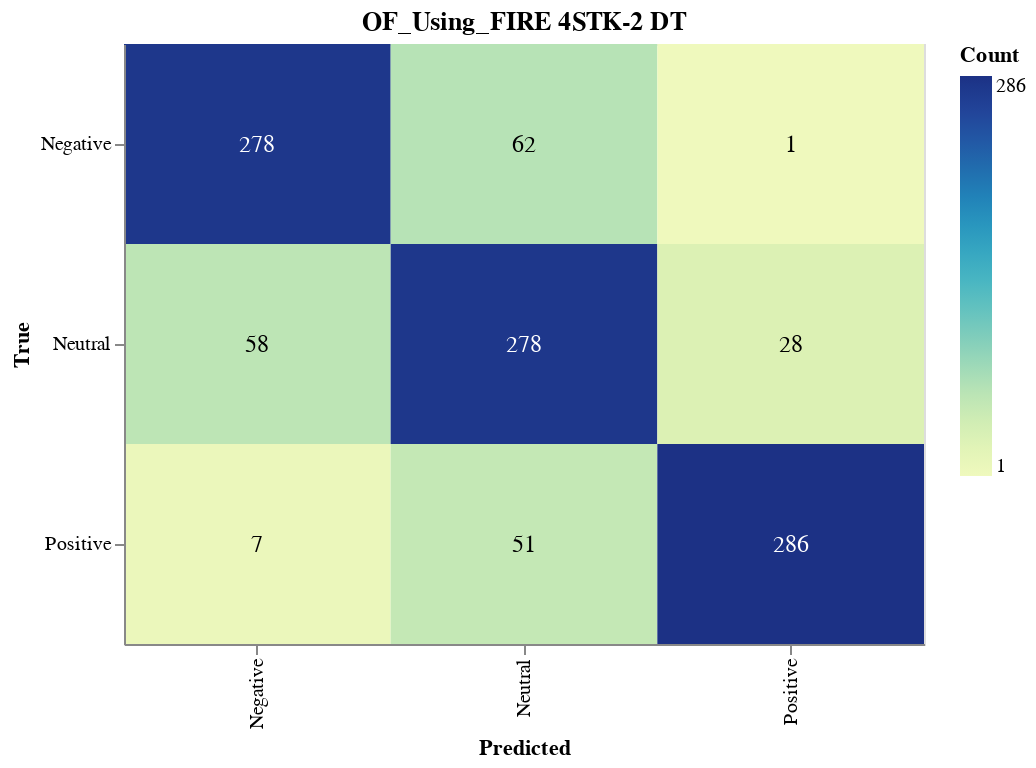

Write notebook code for a chart like this one.
### Markdown cell above
#### Save CM

### Code cell
import altair as alt
import altair_saver
import pandas as pd
from sklearn.metrics import confusion_matrix

# Calculate the confusion matrix
cm = confusion_matrix(y_val, dt_validation_predictions)

# Define class names
class_names = ['Negative', 'Neutral', 'Positive']

# Convert confusion matrix to DataFrame
cm_df = pd.DataFrame(cm, index=class_names, columns=class_names).reset_index().melt(id_vars='index')
cm_df.columns = ['True', 'Predicted', 'Count']

# Ensure the order of categories
cm_df['True'] = pd.Categorical(cm_df['True'], categories=class_names, ordered=True)
cm_df['Predicted'] = pd.Categorical(cm_df['Predicted'], categories=class_names, ordered=True)

# Create the Altair plot
heatmap = alt.Chart(cm_df).mark_rect().encode(
    x=alt.X('Predicted:O', sort=class_names),
    y=alt.Y('True:O', sort=class_names),
    color='Count:Q',
    tooltip=['True', 'Predicted', 'Count']
).properties(
    width=400,
    height=300,
    title='OF_Using_FIRE 4STK-2 DT'
)

# Add text labels
text = heatmap.mark_text(
    align='center',
    baseline='middle',
    fontSize=12
).encode(
    text='Count:Q',
    color=alt.condition(
        alt.datum.Count > cm.max() / 2,
        alt.value('white'),
        alt.value('black')
    )
)

# Combine heatmap and text
final_chart = heatmap + text

# Display the plot
final_chart.show()

### Figure 1 — Vega-Lite specification as saved in the notebook (floating-point values rounded to 4 significant figures)
{"config": {"view": {"continuousWidth": 300, "continuousHeight": 300}}, "layer": [{"mark": {"type": "rect"}, "encoding": {"color": {"field": "Count", "type": "quantitative"}, "tooltip": [{"field": "True", "type": "ordinal"}, {"field": "Predicted", "type": "ordinal"}, {"field": "Count", "type": "quantitative"}], "x": {"field": "Predicted", "sort": ["Negative", "Neutral", "Positive"], "type": "ordinal"}, "y": {"field": "True", "sort": ["Negative", "Neutral", "Positive"], "type": "ordinal"}}, "title": "OF_Using_FIRE 4STK-2 DT"}, {"mark": {"type": "text", "align": "center", "baseline": "middle", "fontSize": 12}, "encoding": {"color": {"condition": {"test": "(datum.Count > 143.0)", "value": "white"}, "value": "black"}, "text": {"field": "Count", "type": "quantitative"}, "tooltip": [{"field": "True", "type": "ordinal"}, {"field": "Predicted", "type": "ordinal"}, {"field": "Count", "type": "quantitative"}], "x": {"field": "Predicted", "sort": ["Negative", "Neutral", "Positive"], "type": "ordinal"}, "y": {"field": "True", "sort": ["Negative", "Neutral", "Positive"], "type": "ordinal"}}, "title": "OF_Using_FIRE 4STK-2 DT"}], "data": {"name": "data-12b3eff3bcc00b77042aaf2a77d83141"}, "height": 300, "width": 400, "$schema": "https://vega.github.io/schema/vega-lite/v5.17.0.json", "datasets": {"data-12b3eff3bcc00b77042aaf2a77d83141": [{"True": "Negative", "Predicted": "Negative", "Count": 278}, {"True": "Neutral", "Predicted": "Negative", "Count": 58}, {"True": "Positive", "Predicted": "Negative", "Count": 7}, {"True": "Negative", "Predicted": "Neutral", "Count": 62}, {"True": "Neutral", "Predicted": "Neutral", "Count": 278}, {"True": "Positive", "Predicted": "Neutral", "Count": 51}, {"True": "Negative", "Predicted": "Positive", "Count": 1}, {"True": "Neutral", "Predicted": "Positive", "Count": 28}, {"True": "Positive", "Predicted": "Positive", "Count": 286}]}}
